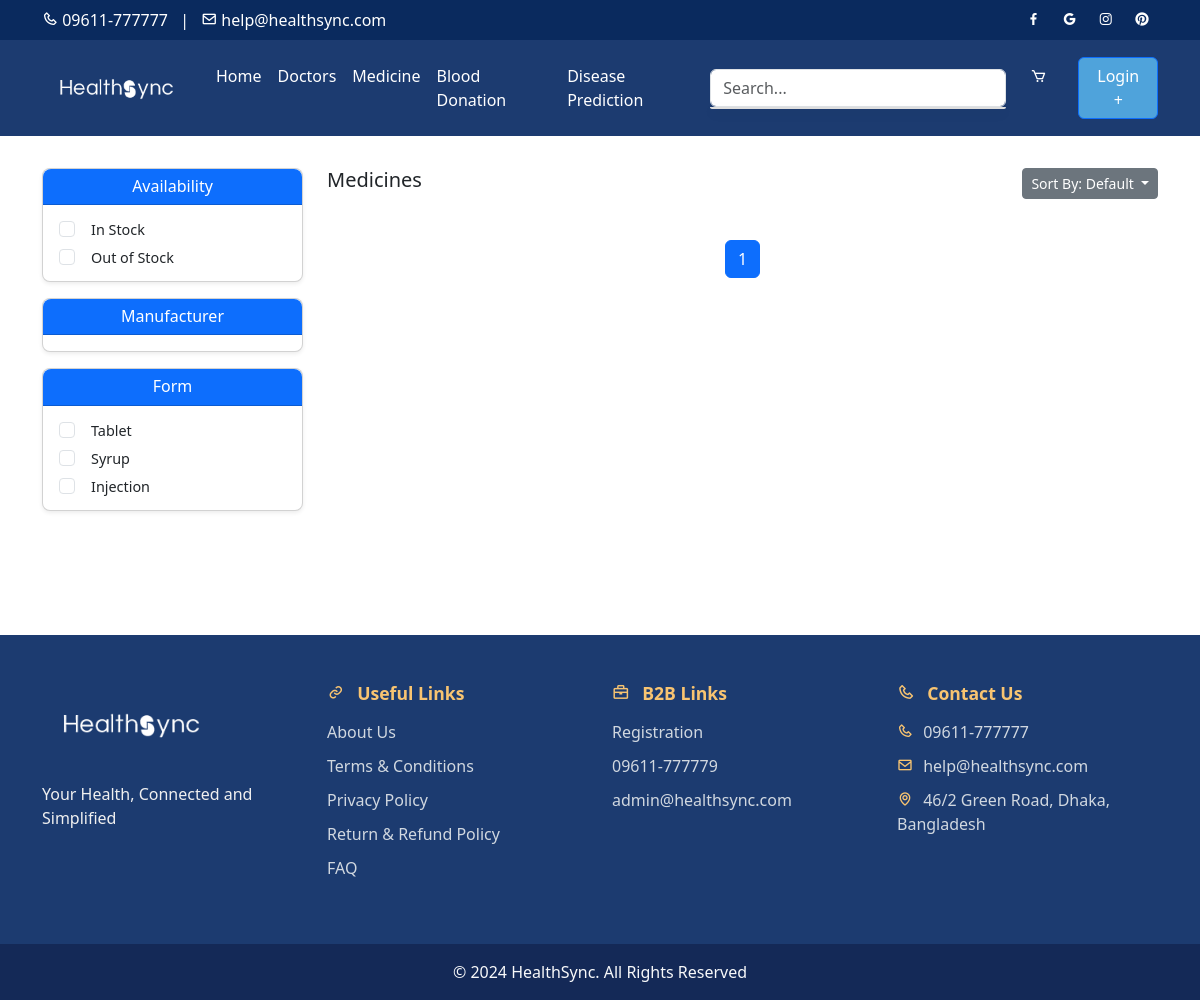
Before: /medicine/ with the older database file.
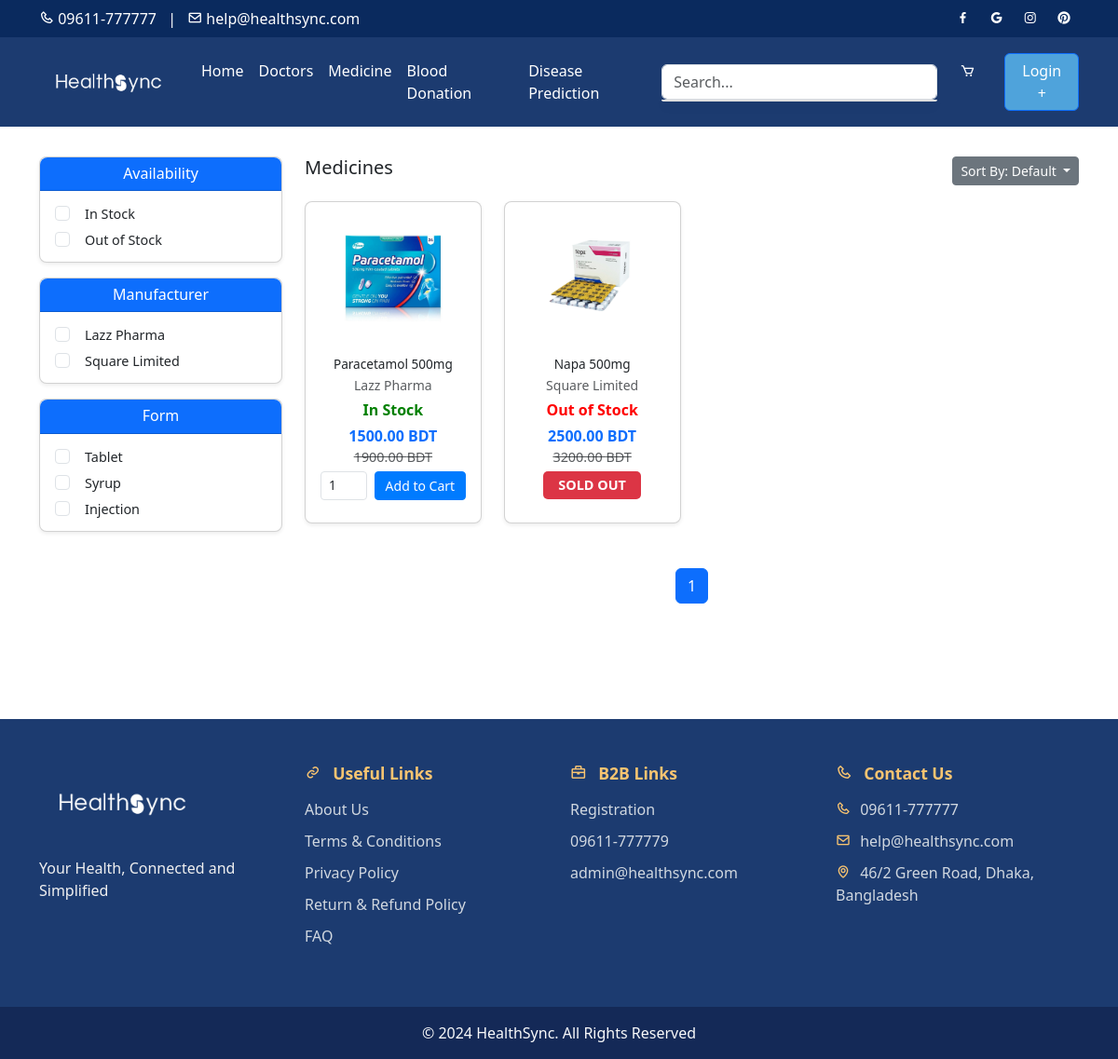
After: the same page with the newer database file.
### core/models.py (models this page shows, shortened)
class Manufacturer(models.Model):
    name = models.CharField(max_length=100)
    phone_number = models.CharField(max_length=15)
    address = models.CharField(max_length=255, blank=True, null=True)

class Product(models.Model):
    IN_STOCK = 'In Stock'
    OUT_OF_STOCK = 'Out of Stock'
    AVAILABILITY_CHOICES = [
        (IN_STOCK, 'In Stock'),
        (OUT_OF_STOCK, 'Out of Stock'),
    ]
    TABLET = 'Tablet'
    SYRUP = 'Syrup'
    INJECTION = 'Injection'
    FORM_CHOICES = [
        (TABLET, 'Tablet'),
        (SYRUP, 'Syrup'),
        (INJECTION, 'Injection'),
    ]
    name = models.CharField(max_length=200)
    sku = models.CharField(max_length=50, unique=True)
    price = models.DecimalField(max_digits=10, decimal_places=2, db_index=True, validators=[MinValueValidator(0)])
    original_price = models.DecimalField(max_digits=10, decimal_places=2, blank=True, null=True,
                                         validators=[MinValueValidator(0)])
    short_description = models.TextField()
    form = models.CharField(max_length=50, choices=FORM_CHOICES, db_index=True)
    pack_size = models.CharField(max_length=50)
    manufacturer = models.ForeignKey(Manufacturer, on_delete=models.CASCADE, db_index=True)
    availability = models.CharField(max_length=20, choices=AVAILABILITY_CHOICES, db_index=True)
    description = models.TextField()
    directions = models.TextField()
    warnings = models.TextField()
    image = models.ImageField(upload_to='product_images/')

### core/views.py (the view)
# urls.py: path('medicine/', views.medicine, name='medicine'),  # List of medicines
def medicine(request):
    products = Product.objects.all()
    sort_order = request.GET.get('sort')
    if sort_order == 'asc':
        products = products.order_by('price')
    elif sort_order == 'desc':
        products = products.order_by('-price')
    else:
        products = products.order_by('id')
    availability = request.GET.getlist('availability')
    if availability:
        products = products.filter(availability__in=availability)
    manufacturer = request.GET.getlist('manufacturer')
    if manufacturer:
        products = products.filter(manufacturer__name__in=manufacturer)
    form = request.GET.getlist('form')
    if form:
        products = products.filter(form__in=form)
    paginator = Paginator(products, 8)
    page_number = request.GET.get('page')
    page_obj = paginator.get_page(page_number)
    context = {
        'page_obj': page_obj,
        'availability_options': [choice[0] for choice in Product.AVAILABILITY_CHOICES],
        'form_options': [choice[0] for choice in Product.FORM_CHOICES],
        'manufacturers': Manufacturer.objects.all(),
        'selected_availability': availability,
        'selected_form': form,
        'selected_manufacturer': manufacturer,
        'sort_order': sort_order,
    }
    return render(request, 'medicine.html', context)

### core/templates/medicine.html (shortened to what this page needs)
{% extends "base.html" %}
{% load static %}
{% block content %}
<div class="container py-5">
    <div class="row">
        <div class="col-md-3">
            <form id="filterForm" method="get">
                <div class="card shadow-sm mb-3" style="border-radius: 8px;">
                    <div class="card-header bg-primary text-white text-center py-2" style="border-radius: 8px 8px 0 0;">
                        <h6 class="mb-0">Availability</h6>
                    </div>
                    <div class="card-body py-2">
                        {% for option in availability_options %}
                            <div class="form-check my-1">
                                <input class="form-check-input" type="checkbox" name="availability" value="{{ option }}" {% if option in selected_availability %}checked{% endif %} onchange="document.getElementById('filterForm').submit();">
                                <label class="form-check-label ms-2" style="font-size: 0.9rem;">{{ option }}</label>
                            </div>
                        {% endfor %}
                    </div>
                </div>
                <div class="card shadow-sm mb-3" style="border-radius: 8px;">
                    <div class="card-header bg-primary text-white text-center py-2" style="border-radius: 8px 8px 0 0;">
                        <h6 class="mb-0">Manufacturer</h6>
                    </div>
                    <div class="card-body py-2">
                        {% for manufacturer in manufacturers %}
                            <div class="form-check my-1">
                                <input class="form-check-input" type="checkbox" name="manufacturer" value="{{ manufacturer.name }}"  onchange="document.getElementById('filterForm').submit();">
                                <label class="form-check-label ms-2" style="font-size: 0.9rem;">{{ manufacturer.name }}</label>
                            </div>
                        {% endfor %}
                    </div>
                </div>
                <div class="card shadow-sm mb-3" style="border-radius: 8px;">
                    <div class="card-header bg-primary text-white text-center py-2" style="border-radius: 8px 8px 0 0;">
                        <h6 class="mb-0">Form</h6>
                    </div>
                    <div class="card-body py-2">
                        {% for form in form_options %}
                            <div class="form-check my-1">
                                <input class="form-check-input" type="checkbox" name="form" value="{{ form }}" {% if form in selected_form %}checked{% endif %} onchange="document.getElementById('filterForm').submit();">
                                <label class="form-check-label ms-2" style="font-size: 0.9rem;">{{ form }}</label>
                            </div>
                        {% endfor %}
                    </div>
                </div>
            </form>
        </div>
        <div class="col-md-9">
            <div class="d-flex justify-content-between mb-3">
                <h5>Medicines</h5>
                <div class="dropdown">
                    <button class="btn btn-secondary btn-sm dropdown-toggle" type="button" id="sortDropdown" data-bs-toggle="dropdown" aria-expanded="false">
                        Sort By: {{ sort_order|default:"Default" }}
                    </button>
                </div>
            </div>
            <div class="row" id="medicineList">
                {% for product in page_obj %}
                    <div class="col-lg-3 col-md-4 col-sm-6 mb-4 medicine-item" data-price="{{ product.price }}" data-availability="{{ product.availability }}" data-manufacturer="{{ product.manufacturer.name }}" data-form="{{ product.form }}">
                        <div class="card h-100 shadow-sm" style="border-radius: 8px;">
                            <div class="position-relative">
                                <img src="{{ product.image.url }}" class="card-img-top p-3 rounded" alt="{{ product.name }}" style="height: 150px; object-fit: contain;">
                            </div>
                            <div class="card-body text-center p-3">
                                <h6 class="card-title mb-1" style="font-size: 0.85rem;">
                                    <a href="{% url 'medicine_page' product.sku %}" class="text-dark text-decoration-none">{{ product.name }}</a>
                                </h6>
                                <p class="text-muted small mb-1">{{ product.manufacturer.name }}</p>
                                <p class="mb-1" style="{% if product.availability == 'In Stock' %}color: green; font-weight: bold;{% else %}color: red; font-weight: bold;{% endif %}">
                                    {{ product.availability }}
                                </p>
                                <p class="text-primary mb-0" style="font-size: 1rem;"><strong>{{ product.price }} BDT</strong></p>
                                {% if product.original_price %}
                                    <p class="text-muted mb-1" style="font-size: 0.9rem;"><del>{{ product.original_price }} BDT</del></p>
                                {% endif %}
                                {% if product.availability == 'In Stock' %}
                                <form method="post" action="{% url 'add_to_cart' product.id %}">
                                    <div class="d-flex justify-content-between align-items-center mb-2">
                                        <input type="number" id="quantity{{ product.id }}" name="quantity" value="1" min="1" class="form-control form-control-sm me-2" style="width: 50px; font-size: 0.85rem;">
                                        <button type="submit" class="btn btn-primary btn-sm flex-grow-1" style="background-color: #007bff; border-color: #007bff;">Add to Cart</button>
                                    </div>
                                </form>
                                {% else %}
                                <div class="d-flex justify-content-center align-items-center mb-2">
                                    <span class="badge bg-danger text-white px-3 py-2" style="font-size: 0.9rem; font-weight: bold; border-radius: 5px;">SOLD OUT</span>
                                </div>
                                {% endif %}
                            </div>
                        </div>
                    </div>
                {% endfor %}
            </div>
            <div class="d-flex justify-content-center mt-4">
                <nav aria-label="Page navigation example">
                    <ul class="pagination">
                        {% for num in page_obj.paginator.page_range %}
                            <li class="page-item {% if page_obj.number == num %}active{% endif %}">
                                <a class="page-link" href="?{% for key, value in request.GET.items %}{% if key != 'page' %}{{ key }}={{ value }}&{% endif %}{% endfor %}page={{ num }}">{{ num }}</a>
                            </li>
                        {% endfor %}
                    </ul>
                </nav>
            </div>
        </div>
    </div>
</div>
{% endblock %}

### core/templates/base.html (shortened to what this page needs)
{% load static %}
<!DOCTYPE html>
<html lang="en">
<head>
    <link href="https://cdn.jsdelivr.net/npm/bootstrap@5.3.0/dist/css/bootstrap.min.css" rel="stylesheet">
    <link href="https://unpkg.com/boxicons@2.1.4/css/boxicons.min.css" rel="stylesheet">
    <link rel="stylesheet" href="https://cdn.jsdelivr.net/npm/flatpickr/dist/flatpickr.min.css">
</head>
<body>
<header>
    <div style="background-color: #0a2a5e; color: white;" class="text-white py-2">
        <div class="container d-flex justify-content-between align-items-center">
            <div>
                <i class="bx bx-phone"></i> <a href="tel:09611-777777" class="text-white text-decoration-none">09611-777777</a>
                <span class="mx-2">|</span>
                <i class="bx bx-envelope"></i> <a href="mailto:help@healthsync.com" class="text-white text-decoration-none">help@healthsync.com</a>
            </div>
            <div>
                <a href="https://facebook.com/" class="text-white mx-2"><i class="bx bxl-facebook"></i></a>
                <a href="https://google.com/" class="text-white mx-2"><i class="bx bxl-google"></i></a>
                <a href="https://instagram.com/" class="text-white mx-2"><i class="bx bxl-instagram"></i></a>
                <a href="https://pinterest.com/" class="text-white mx-2"><i class="bx bxl-pinterest"></i></a>
            </div>
        </div>
    </div>
    <nav class="navbar navbar-expand-lg" style="background-color: #1c3b70;">
        <div class="container">
            <a class="navbar-brand text-white" href="{% url 'home' %}">
                <img src="{% static 'img/Healthsync-W.png' %}" alt="HealthSync Logo" style="width: 150px;">
            </a>
            <div class="collapse navbar-collapse" id="navbarNav">
                <ul class="navbar-nav me-auto">
                    <li class="nav-item"><a class="nav-link text-white" href="{% url 'home' %}">Home</a></li>
                    <li class="nav-item"><a class="nav-link text-white" href="{% url 'doctors' %}">Doctors</a></li>
                    <li class="nav-item"><a class="nav-link text-white" href="{% url 'medicine' %}">Medicine</a></li>
                    <li class="nav-item"><a class="nav-link text-white" href="{% url 'donors' %}">Blood Donation</a></li>
                    <li class="nav-item"><a class="nav-link text-white" href="{% url 'disease_prediction' %}">Disease Prediction</a></li>
                </ul>
                <div class="position-relative me-3" style="width: 300px;">
                    <input class="form-control" type="search" placeholder="Search..." aria-label="Search" id="searchInput" oninput="fetchSearchResults(this.value)">
                    <div id="searchResults"></div>
                </div>
                <ul class="navbar-nav ms-auto">
                    <li class="nav-item">
                        <a class="nav-link position-relative text-white" href="{% url 'view_cart' %}">
                            <i class="bx bx-cart"></i>
                        </a>
                    </li>
                    {% if user.is_authenticated %}
                        <li class="nav-item ms-4">
                            <a href="{% url 'user_profile' %}" class="btn btn-primary" style="background-color: #4fa3db; color: white;">Profile</a>
                        </li>
                        <li class="nav-item ms-4">
                            <a href="{% url 'logout' %}" class="btn btn-secondary" style="color: white;">Logout</a>
                        </li>
                    {% else %}
                        <li class="nav-item ms-4">
                            <a href="{% url 'request_otp' %}" class="btn btn-primary" style="background-color: #4fa3db; color: white;">Login +</a>
                        </li>
                    {% endif %}
                </ul>
            </div>
        </div>
    </nav>
</header>
<main>
    {% block content %}{% endblock %}
</main>
<footer>
    <div class="container py-5">
        <div class="row">
            <div class="col-md-3">
                <img src="{% static 'img/Healthsync-W.png' %}" alt="HealthSync Logo" style="width: 180px;">
                <p class="mt-3">Your Health, Connected and Simplified</p>
            </div>
            <div class="col-md-3">
                <h5 class="footer-heading"><i class="bx bx-link"></i> Useful Links</h5>
                <ul class="list-unstyled footer-links">
                    <li><a href="{% url 'about' %}">About Us</a></li>
                    <li><a href="{% url 'terms_conditions' %}">Terms & Conditions</a></li>
                    <li><a href="{% url 'privacy_policy' %}">Privacy Policy</a></li>
                    <li><a href="{% url 'refund_policy' %}">Return & Refund Policy</a></li>
                    <li><a href="{% url 'faq' %}">FAQ</a></li>
                </ul>
            </div>
            <div class="col-md-3">
                <h5 class="footer-heading"><i class="bx bx-briefcase"></i> B2B Links</h5>
                <ul class="list-unstyled footer-links">
                    <li><a href="{% url 'b2b_registration' %}">Registration</a></li>
                    <li><a href="tel:09611-777779">09611-777779</a></li>
                    <li><a href="mailto:admin@healthsync.com">admin@healthsync.com</a></li>
                </ul>
            </div>
            <div class="col-md-3">
                <h5 class="footer-heading"><i class="bx bx-phone"></i> Contact Us</h5>
                <ul class="list-unstyled footer-contact">
                    <li><i class="bx bx-phone"></i> <a href="tel:09611-777777">09611-777777</a></li>
                    <li><i class="bx bx-envelope"></i> <a href="mailto:help@healthsync.com">help@healthsync.com</a></li>
                    <li><i class="bx bx-map"></i> <a href="https://www.google.com/maps/search/?api=1&query=46/2+Green+Road,+Dhaka,+Bangladesh" target="_blank" class="text-decoration-none">46/2 Green Road, Dhaka, Bangladesh</a></li>
                </ul>
            </div>
        </div>
    </div>
    <div class="text-center py-3" style="background-color: #142957;">
        <p class="mb-0 text-light">&copy; 2024 HealthSync. All Rights Reserved</p>
    </div>
</footer>
</body>
</html>

Changed rows visible on the page:
added Manufacturer: name "Lazz Pharma"
added Manufacturer: name "Square Limited"
added Product: image (picture), name "Paracetamol 500mg", manufacturer.name "Lazz Pharma", availability "In Stock", price "1500.00", original_price "1900.00", quantity "1"
added Product: image (picture), name "Napa 500mg", manufacturer.name "Square Limited", availability "Out of Stock", price "2500.00", original_price "3200.00", shows "SOLD OUT"
